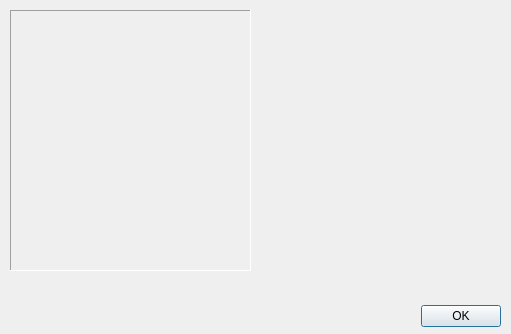
<?xml version="1.0" encoding="UTF-8"?>
<ui version="4.0">
 <class>AboutDialog</class>
 <widget class="QDialog" name="AboutDialog">
  <property name="windowModality">
   <enum>Qt::ApplicationModal</enum>
  </property>
  <property name="geometry">
   <rect>
    <x>0</x>
    <y>0</y>
    <width>511</width>
    <height>334</height>
   </rect>
  </property>
  <property name="windowTitle">
   <string>Dialog</string>
  </property>
  <property name="windowIcon">
   <iconset resource="resources.qrc">
    <normaloff>:/icons/art/icons/figures.png</normaloff>:/icons/art/icons/figures.png</iconset>
  </property>
  <property name="modal">
   <bool>true</bool>
  </property>
  <widget class="QDialogButtonBox" name="buttonBox">
   <property name="geometry">
    <rect>
     <x>10</x>
     <y>300</y>
     <width>491</width>
     <height>32</height>
    </rect>
   </property>
   <property name="sizePolicy">
    <sizepolicy hsizetype="Expanding" vsizetype="Preferred">
     <horstretch>0</horstretch>
     <verstretch>0</verstretch>
    </sizepolicy>
   </property>
   <property name="orientation">
    <enum>Qt::Horizontal</enum>
   </property>
   <property name="standardButtons">
    <set>QDialogButtonBox::Ok</set>
   </property>
  </widget>
  <widget class="QFrame" name="logo">
   <property name="geometry">
    <rect>
     <x>10</x>
     <y>10</y>
     <width>241</width>
     <height>261</height>
    </rect>
   </property>
   <property name="frameShape">
    <enum>QFrame::Panel</enum>
   </property>
   <property name="frameShadow">
    <enum>QFrame::Sunken</enum>
   </property>
  </widget>
 </widget>
 <resources>
  <include location="resources.qrc"/>
 </resources>
 <connections>
  <connection>
   <sender>buttonBox</sender>
   <signal>accepted()</signal>
   <receiver>AboutDialog</receiver>
   <slot>accept()</slot>
   <hints>
    <hint type="sourcelabel">
     <x>248</x>
     <y>254</y>
    </hint>
    <hint type="destinationlabel">
     <x>157</x>
     <y>274</y>
    </hint>
   </hints>
  </connection>
  <connection>
   <sender>buttonBox</sender>
   <signal>rejected()</signal>
   <receiver>AboutDialog</receiver>
   <slot>reject()</slot>
   <hints>
    <hint type="sourcelabel">
     <x>316</x>
     <y>260</y>
    </hint>
    <hint type="destinationlabel">
     <x>286</x>
     <y>274</y>
    </hint>
   </hints>
  </connection>
 </connections>
</ui>
